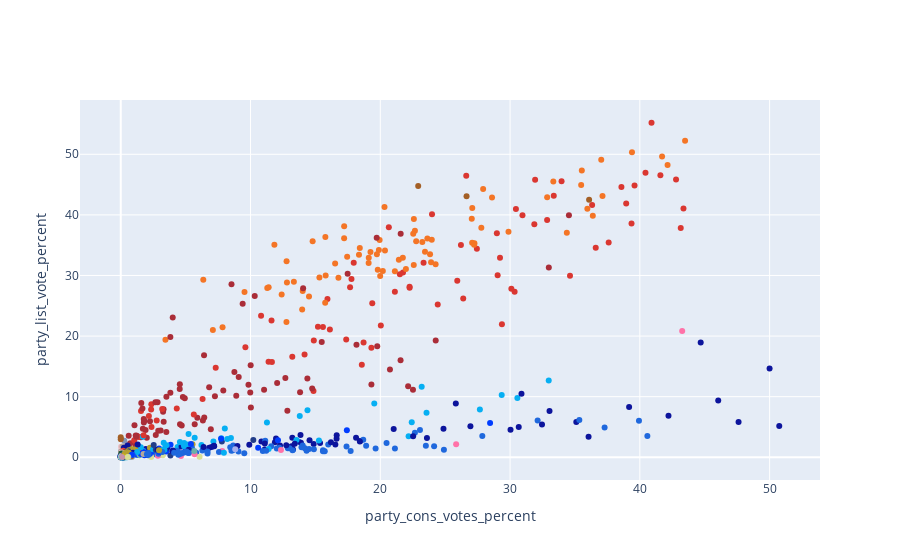

Notebook cell for this chart:
### Code cell
fig = go.Figure()

fig.add_trace(
    go.Scatter(
        x=full_df['party_cons_votes_percent'],
        y=full_df['party_list_vote_percent'],
        mode='markers',
        marker_color=full_df['color'],
        text =full_df['name'],
        name='scatter'
            )
        )
fig.update_layout( xaxis_title='party_cons_votes_percent',
                   yaxis_title='party_list_vote_percent')

### Figure 1 — Plotly figure (JSON) as saved in the notebook; plotly's stock layout.template omitted (floating-point values rounded to 4 significant figures; data arrays with more than 128 entries replaced by an {"elided": "..."} marker saying what was removed)
{"data": [{"marker": {"color": {"elided": "1149 str values"}}, "mode": "markers", "name": "scatter", "text": {"elided": "1149 str values"}, "type": "scatter", "x": {"elided": "1149 float values"}, "y": {"elided": "1149 float values"}}], "layout": {"xaxis": {"title": {"text": "party_cons_votes_percent"}}, "yaxis": {"title": {"text": "party_list_vote_percent"}}}}
